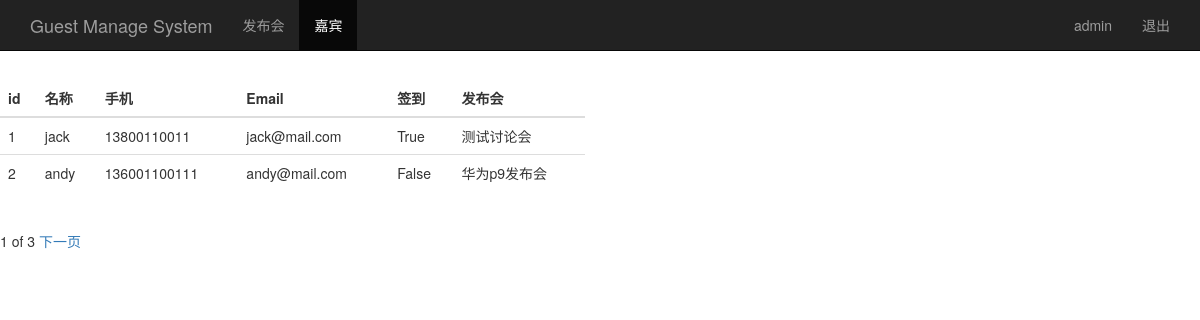
The page /guest_manage/ (signed in) on the database its author committed.
### sign/models.py (models this page shows, shortened)
class Guest(models.Model):
	event = models.ForeignKey(Event)
	realname = models.CharField(max_length = 64)
	phone = models.CharField(max_length = 16)
	emali = models.EmailField()
	sign = models.BooleanField()
	create_time = models.DateTimeField(auto_now = True)
	class Meta:
		unique_together = ('event', 'phone')

class Event(models.Model):
	name = models.CharField(max_length = 100)
	limit = models.IntegerField()
	status = models.BooleanField()
	address = models.CharField(max_length = 200)
	start_time = models.DateTimeField('events time')
	create_time = models.DateTimeField(auto_now = True)
	def __str__(self):
		return self.name

### sign/views.py (the view)
# urls.py: url(r'^guest_manage/$', views.guest_manage),
@login_required
def guest_manage(request):
	username = request.session.get('user', '')
	guest_list = Guest.objects.all()
	paginator = Paginator(guest_list, 2)
	page = request.GET.get('page')
	try:
		contacts = paginator.page(page)
	except PageNotAnInteger:
		contacts = paginator.page(1)
	except EmptyPage:
		contacts = paginator.page(paginator.num_pages)
	return render(request, 'sign/guest_manage.html', {'user': username, 'guests': contacts})

### sign/templates/sign/guest_manage.html (shortened to what this page needs)
<!DOCTYPE html>
<html lang="en">
<head>
    {% load staticfiles %}
    <link rel="stylesheet" href="{% static 'bootstrap/css/bootstrap.min.css' %}">
</head>
<body>
    <nav class="navbar navbar-inverse navbar-fixed-top">
        <div class="container">
            <div class="navbar-header">
                <a class="navbar-brand" href="/event_manage/">Guest Manage System</a>
            </div>
            <div id="navbar" class="collapse navbar-collapse">
                <ul class="nav navbar-nav">
                    <li><a href="/event_manage/">发布会</a></li>
                    <li class="active"><a href="#">嘉宾</a></li>
                </ul>
                <ul class="nav navbar-nav navbar-right">
                    <li><a href="#">{{ user }}</a></li>
                    <li><a href="/logout/">退出</a> </li>
                </ul>
            </div>
        </div>
    </nav>
    <div class="row" style="padding-top: 80px">
        <div class="col-md-6">
            <table class="table">
                <thead>
                    <tr>
                        <th>id</th>
                        <th>名称</th>
                        <th>手机</th>
                        <th>Email</th>
                        <th>签到</th>
                        <th>发布会</th>
                    </tr>
                </thead>
                <tbody>
                    {% for guest in guests %}
                        <tr>
                            <td>{{ guest.id }}</td>
                            <td>{{ guest.realname }}</td>
                            <td>{{ guest.phone }}</td>
                            <td>{{ guest.emali }}</td>
                            <td>{{ guest.sign }}</td>
                            <td>{{ guest.event }}</td>
                        </tr>
                    {% endfor %}
                </tbody>
            </table>
        </div>
    </div>
    <div class="pagination">
        <span class="step-links">
            <span class="current">
                 {{ guests.number }} of {{ guests.paginator.num_pages }}
            </span>
            {% if guests.has_next %}
                <a href="?page={{ guests.next_page_number }}">下一页</a>
            {% endif %}
         </span>
    </div>
</body>
</html>

### rows shown on the page
Guest: id "1", realname "jack", phone "13800110011", emali "jack@mail.com", sign "True", event "测试讨论会"
Guest: id "2", realname "andy", phone "136001100111", emali "andy@mail.com", sign "False", event "华为p9发布会"

### other values the page prints
{{ user }} "admin"
{{ guests.number }} "1"
{{ guests.paginator.num_pages }} "3"
